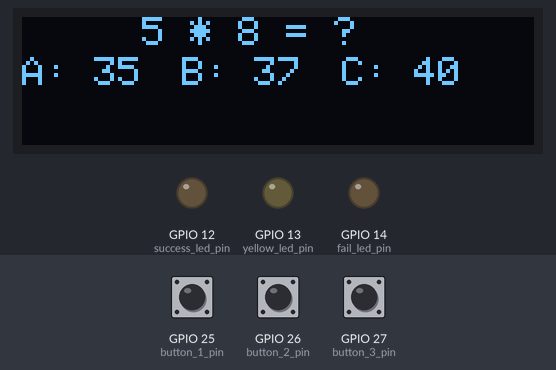
Bench run of a program on a simulated ESP32. On the bench: 128×32 one-colour display, output pins drawn as LEDs (lit = HIGH). Dashed ring = blinking. The inputs (shaded band) are chosen by the test bench; at power-on: GPIO 26 (button_2_pin) HIGH, GPIO 27 (button_3_pin) HIGH, GPIO 25 (button_1_pin) HIGH. The display library's start-up logo is not drawn; random numbers use the default seed unless the program sets one.

Above: at 3.2 s.
3.3 s: GPIO 26 (button_2_pin) pulled LOW for 3.2 s
At 6.0 s:
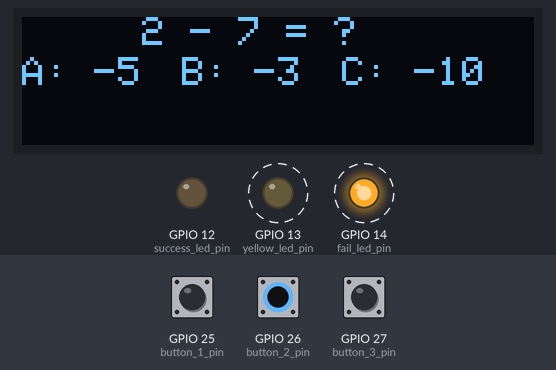
8.0 s: GPIO 27 (button_3_pin) pulled LOW for 1 s
At 8.4 s:
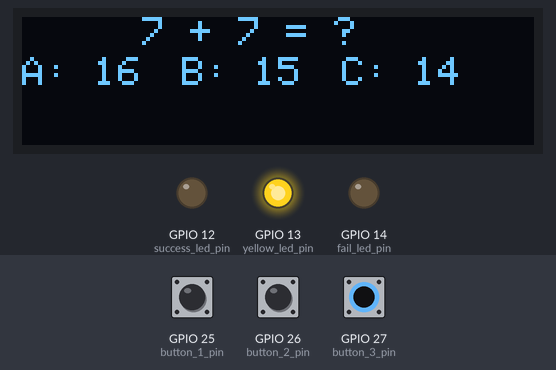
10.5 s: GPIO 25 (button_1_pin) pulled LOW for 0.15 s
At 10.9 s:
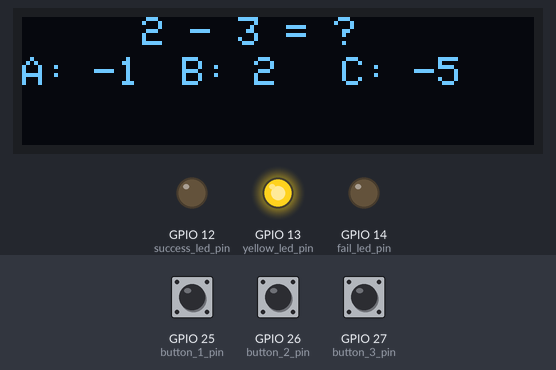
12.5 s: GPIO 25 (button_1_pin) pulled LOW for 3.2 s
At 13.1 s:
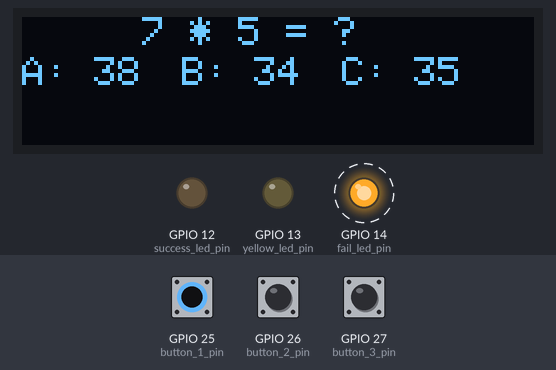
17.2 s: GPIO 26 (button_2_pin) pulled LOW for 0.15 s
At 18.9 s:
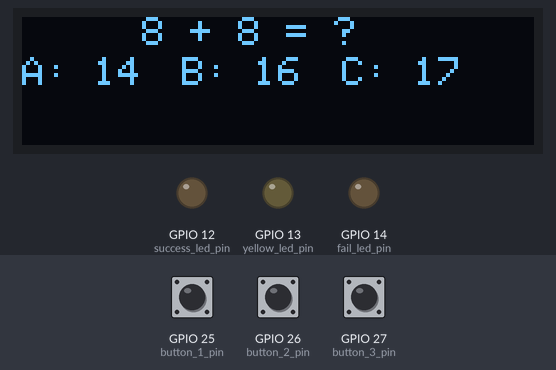
19.2 s: GPIO 27 (button_3_pin) pulled LOW for 0.15 s
At 20.1 s:
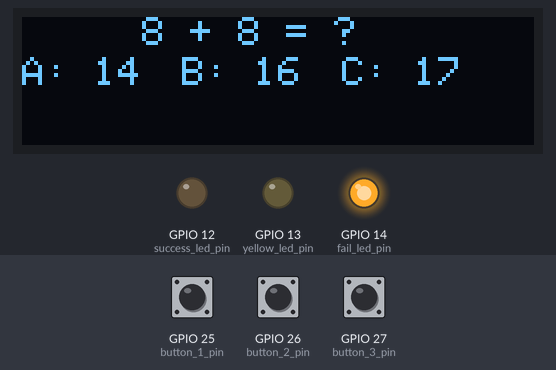
Timing chart, 0 to 22.2 s (numbered marks = the images above; inputs shaded):
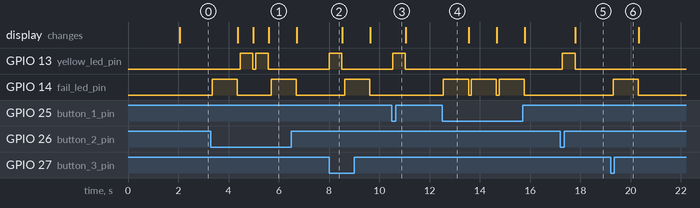

The program:

main.cpp
```cpp
#include <Wire.h>
#include <Adafruit_GFX.h>
#include <Adafruit_SSD1306.h>

// OLED ekran ayarları
#define SCREEN_WIDTH 128
#define SCREEN_HEIGHT 32
#define OLED_RESET    -1
#define SCREEN_ADDRESS 0x3C

// I2C pin tanımları
#define SDA_PIN 21
#define SCL_PIN 22

Adafruit_SSD1306 display(SCREEN_WIDTH, SCREEN_HEIGHT, &Wire, OLED_RESET);

// Pin tanımlamaları
const int success_led_pin = 12;
const int fail_led_pin = 14;
const int yellow_led_pin = 13; // Sarı LED pin tanımı
const int button_1_pin = 25;
const int button_2_pin = 26;
const int button_3_pin = 27;

// Değişkenler
int correctAnswer;
int consecutiveCorrectCount = 0; // Ardışık doğru cevap sayacı

// OLED ekrana soruyu ve şıkları yazdırma fonksiyonu
void displayQuestion(String question, int correctAnswer, int correctPos) {
  display.clearDisplay();
  display.setTextSize(1);
  display.setTextColor(SSD1306_WHITE);
  display.setCursor(30, 0);
  display.println(question);

  int options[3];
  options[correctPos] = correctAnswer; // Doğru cevabı ata

  // Diğer iki seçeneği rasgele belirle ve tekrar kontrolü yap
  for (int i = 0; i < 3; i++) {
    if (i != correctPos) {
      int temp = 0;
      do {
        temp = random(correctAnswer - 5, correctAnswer + 5); // Rasgele bir sayı aralığı seçebilirsiniz, burada 1 ile 20 arasını seçtim
      } while (temp == correctAnswer || temp == options[0] || temp == options[1]); // Tekrar kontrolü

      options[i] = temp;
    }
  }

  // Şıkları ekrana yazdır
  for (int i = 0; i < 3; i++) {
    display.setCursor(0 + (i * 40), 10);
    display.println(String((char)('A' + i)) + ": " + String(options[i]));
  }

  display.display();
}

// Rastgele işlem ve şıklar oluşturma fonksiyonu
void generateQuestion() {
  int num1 = random(1, 10);
  int num2 = random(1, 10);
  int operation = random(0, 3);
  int answer;
  String question;

  switch (operation) {
    case 0:
      question = String(num1) + " + " + String(num2) + " = ?";
      answer = num1 + num2;
      break;
    case 1:
      question = String(num1) + " - " + String(num2) + " = ?";
      answer = num1 - num2;
      break;
    case 2:
      question = String(num1) + " * " + String(num2) + " = ?";
      answer = num1 * num2;
      break;
  }

  correctAnswer = random(0, 3);
  displayQuestion(question, answer, correctAnswer);
}

// Buton durumu kontrol fonksiyonu
void checkAnswer() {
  if (digitalRead(button_1_pin) == LOW) {
    if (correctAnswer == 0) {
      digitalWrite(yellow_led_pin, HIGH); // Sarı LED'i yak
      delay(500); // Kısa bir süre sarı LED'i yakık tut
      digitalWrite(yellow_led_pin, LOW); // Sarı LED'i söndür
      consecutiveCorrectCount++;
      if (consecutiveCorrectCount >= 5) {
        digitalWrite(success_led_pin, HIGH); // Başarı LED'i yak
        for(;;){}
      }
    } else {
      digitalWrite(fail_led_pin, HIGH);
      delay(1000);
      digitalWrite(fail_led_pin, LOW);
      consecutiveCorrectCount = 0; // Yanlış cevap alındığında sayaçı sıfırla
    }
    generateQuestion();
  } else if (digitalRead(button_2_pin) == LOW) {
    if (correctAnswer == 1) {
      digitalWrite(yellow_led_pin, HIGH); // Sarı LED'i yak
      delay(500); // Kısa bir süre sarı LED'i yakık tut
      digitalWrite(yellow_led_pin, LOW); // Sarı LED'i söndür
      consecutiveCorrectCount++;
      if (consecutiveCorrectCount >= 5) {
        digitalWrite(success_led_pin, HIGH); // Başarı LED'i yak
        for(;;){}
      }
    } else {
      digitalWrite(fail_led_pin, HIGH);
      delay(1000);
      digitalWrite(fail_led_pin, LOW);
      consecutiveCorrectCount = 0; // Yanlış cevap alındığında sayaçı sıfırla
    }
    generateQuestion();
  } else if (digitalRead(button_3_pin) == LOW) {
    if (correctAnswer == 2) {
      digitalWrite(yellow_led_pin, HIGH); // Sarı LED'i yak
      delay(500); // Kısa bir süre sarı LED'i yakık tut
      digitalWrite(yellow_led_pin, LOW); // Sarı LED'i söndür
      consecutiveCorrectCount++;
      if (consecutiveCorrectCount >= 5) {
        digitalWrite(success_led_pin, HIGH); // Başarı LED'i yak
        for(;;){}
      }
    } else {
      digitalWrite(fail_led_pin, HIGH);
      delay(1000);
      digitalWrite(fail_led_pin, LOW);
      consecutiveCorrectCount = 0; // Yanlış cevap alındığında sayaçı sıfırla
    }
    generateQuestion();
  }
}

void setup() {
  // I2C başlatma
  Wire.begin(SDA_PIN, SCL_PIN);

  // OLED ekranı başlatma
  if (!display.begin(SSD1306_SWITCHCAPVCC, SCREEN_ADDRESS)) {
    Serial.println(F("SSD1306 allocation failed"));
    for (;;);
  }
  display.display();
  delay(2000); // Ekran başlangıcı için bekleme süresi
  display.clearDisplay();

  // Pin modları
  pinMode(success_led_pin, OUTPUT);
  pinMode(fail_led_pin, OUTPUT);
  pinMode(yellow_led_pin, OUTPUT); // Sarı LED için pin modu
  pinMode(button_1_pin, INPUT_PULLUP);
  pinMode(button_2_pin, INPUT_PULLUP);
  pinMode(button_3_pin, INPUT_PULLUP);

  // Seri iletişim başlatma (hata ayıklama için)
  Serial.begin(9600);

  // İlk soruyu oluştur
  generateQuestion();
}

void loop() {
  checkAnswer();
  delay(100);
}
```

Measured:
- after the input at 3.3 s, GPIO 13 (yellow_led_pin): alternates HIGH for 0.50 s and LOW for 0.11 s, 4 changes in all, then stays LOW, starting after 1.2 s; GPIO 14 (fail_led_pin): alternates HIGH for 1.0 s and LOW for 1.3 s, starting after 0.06 s; the display: first changes after 1.1 s (image 1 shows a later state)
- after the input at 8.0 s, GPIO 13 (yellow_led_pin): LOW → HIGH at once, → LOW 0.50 s later; GPIO 14 (fail_led_pin): LOW → HIGH after 0.62 s, → LOW 1.0 s later
- after the input at 10.5 s, GPIO 13 (yellow_led_pin): LOW → HIGH at once, → LOW 0.50 s later
- after the input at 12.5 s, GPIO 14 (fail_led_pin): alternates HIGH for 1.0 s and LOW for 0.11 s, starting after 0.05 s
- after the input at 17.2 s, GPIO 13 (yellow_led_pin): LOW → HIGH after 0.09 s, → LOW 0.50 s later; the display: changes after 0.60 s (image 5)
- after the input at 19.2 s, GPIO 14 (fail_led_pin): LOW → HIGH after 0.10 s, → LOW 1.0 s later
